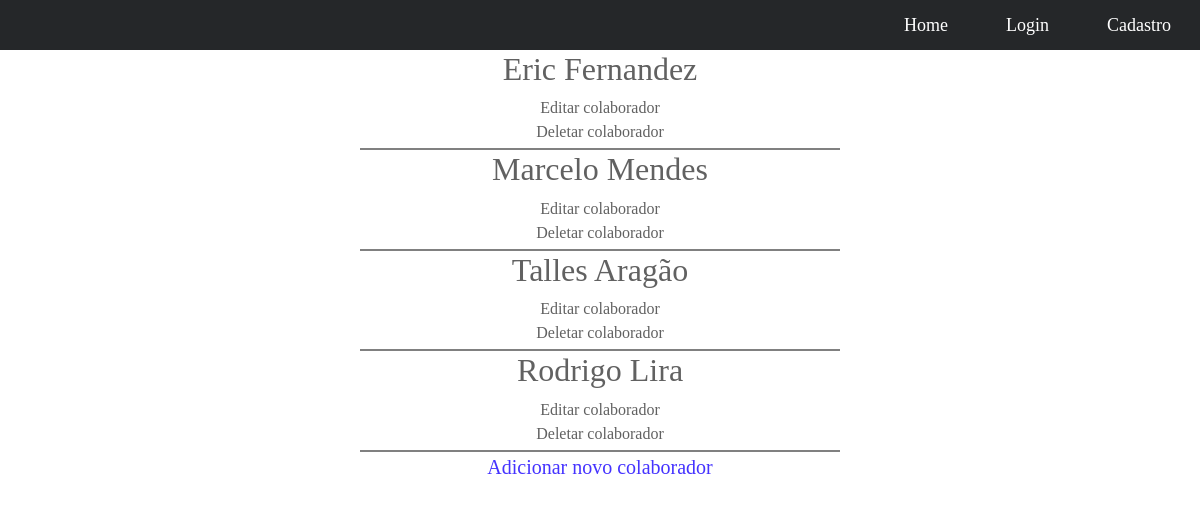
The page /colaboradores/ on the database its author committed.
### colaboradores/models.py (models this page shows, shortened)
class Colaborador(models.Model):
    nome = models.CharField(max_length=255)
    sobrenome = models.CharField(max_length=255)
    slug = models.SlugField(max_length=255, unique=True)
    rg = models.CharField(max_length=16, unique=True)
    cpf = models.CharField(unique=True, max_length=14)
    cargo = models.CharField(max_length=255)
    def get_absolute_url(self):
        return reverse('colaborador:detail', kwargs={'slug': self.slug})

### colaboradores/views.py (the view)
# urls.py: path('', views.ColabListView.as_view(), name='list'),
class ColabListView(ListView):
    model = Colaborador

### colaboradores/templates/colaboradores/colaborador_list.html (shortened to what this page needs)
{% extends 'carros/base.html' %}
{% block content %}
{% for colaborador in colaborador_list %}
<article>
    <h2>
        <a href="{{ colaborador.get_absolute_url }}">
            {{ colaborador.nome }} {{ colaborador.sobrenome }}
        </a>
    </h2>
    <a href="manage/atualizar-colaborador/{{ colaborador.id }}">Editar colaborador</a>
    <a href='manage/deletar-colaborador/{{ colaborador.id }}'>Deletar colaborador</a>
</article>
{% endfor %}
<a href="manage/adicionar-colaborador" style="color: #4533ff !important; font-size: 20px;">Adicionar novo colaborador</a>
{% endblock %}

### carros/static/css/carro.css (style rules this page uses)
body { display: flex; align-items: center; flex-direction: column ; }
article { display: flex; flex-direction: column; align-items: center; justify-content: center; border-bottom: 2px solid gray; padding-bottom: 4px; }
h2 { text-align: center; font-family: cursive; margin-bottom: -5px; }
a { text-align: center; text-decoration: none !important; color: #616161 !important; transition: all 0.4s ease; font-family: cursive; }

### carros/static/css/home.css (style rules this page uses)
body { background-color: #fff; margin: 0; padding: 0; }

### rows shown on the page
Colaborador: nome "Eric", sobrenome "Fernandez"
Colaborador: nome "Marcelo", sobrenome "Mendes"
Colaborador: nome "Talles", sobrenome "Aragão"
Colaborador: nome "Rodrigo", sobrenome "Lira"
